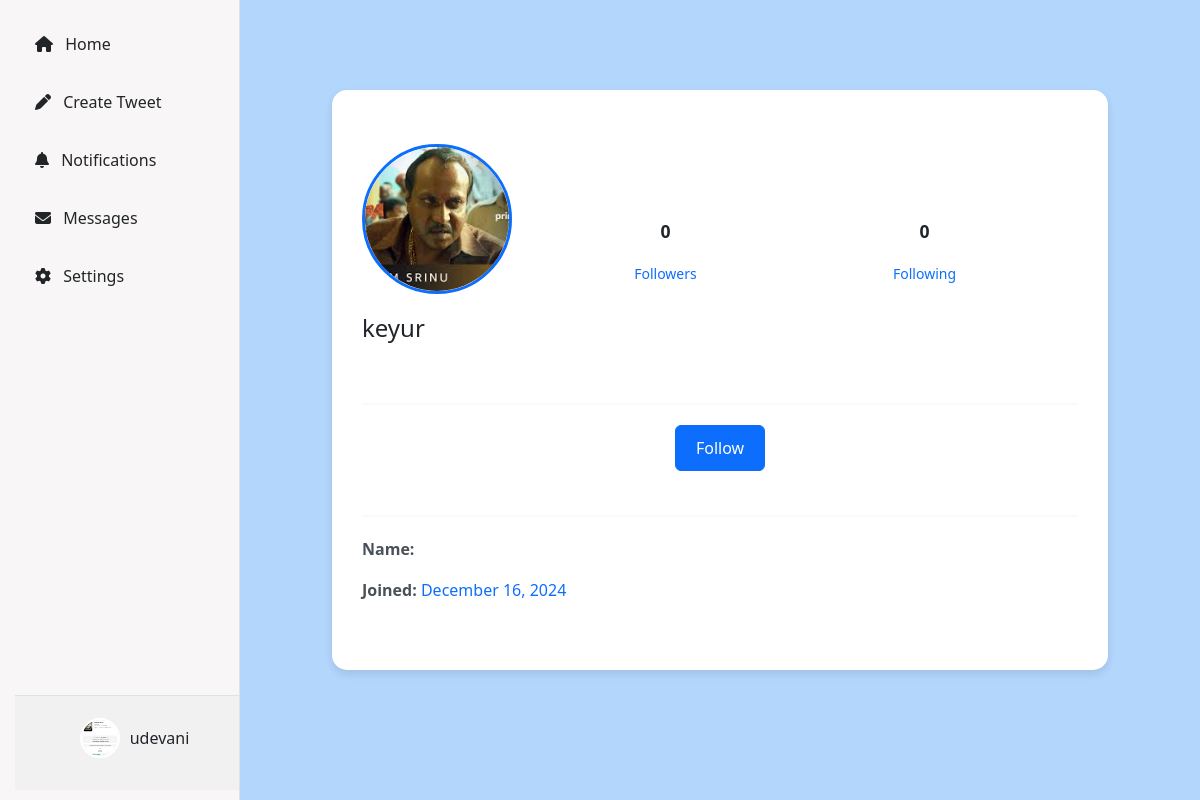
Before: /user/details/2/ (signed in) with the older database file.
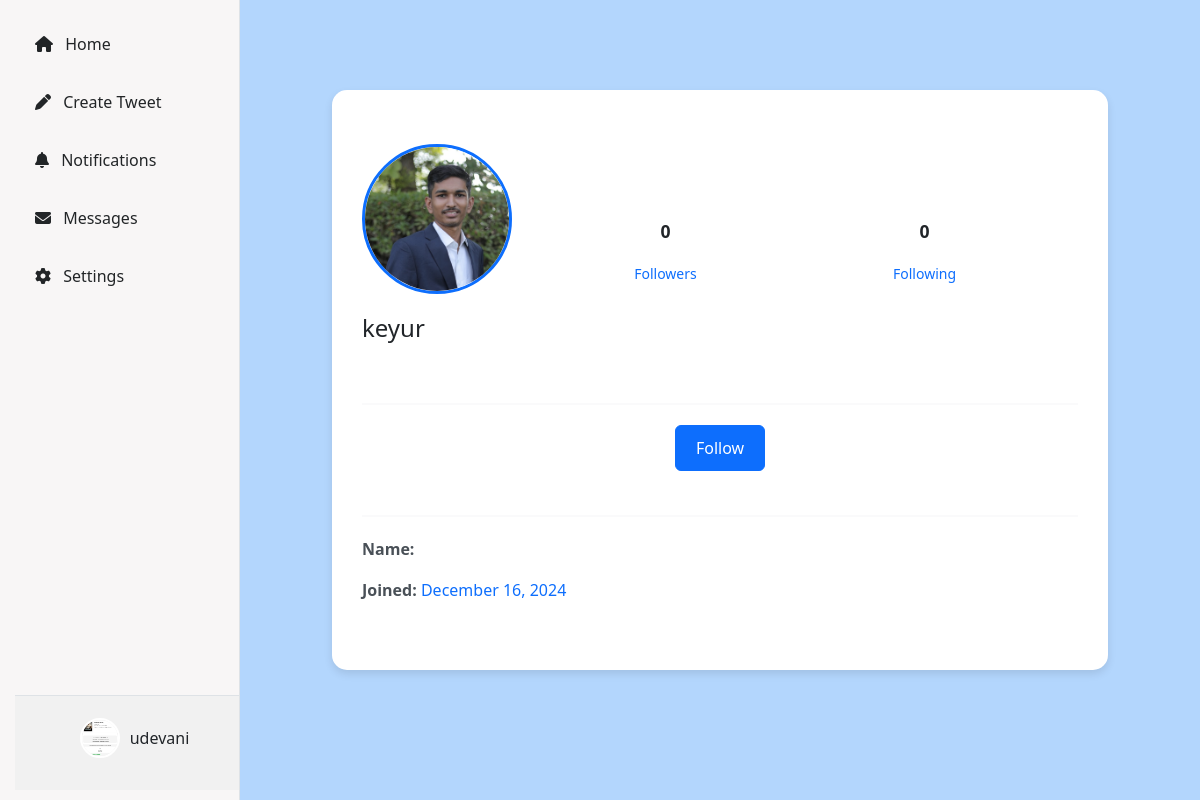
After: the same page with the newer database file.
### tweet/models.py (models this page shows, shortened)
class CustomUser(AbstractUser):
    email = models.EmailField(unique=True)
    phone_number = models.CharField(max_length=100, default='', blank=True)
    user_bio = models.CharField(max_length=150, default='', blank=True)
    user_profile_image = models.ImageField(upload_to="profile/", default='default_profile.png')
    followers = models.ManyToManyField('self', symmetrical=False, related_name="following", blank=True)
    REQUIRED_FIELDS = ['email']
    USERNAME_FIELD = 'username'
    @property
    def followers_count(self):
        return self.followers.count()
    @property
    def following_count(self):
        return self.following.count()

### tweet/views.py (the view)
# urls.py: path('user/details/<int:user_id>/', views.user_details, name='user_details'),
@login_required
def user_details(request, user_id):
    target_user = get_object_or_404(CustomUser, id=user_id)
    if target_user == request.user:
        followers_count = request.user.followers.count()
        following_count = request.user.following.count()
        followers_list = request.user.followers.all()
        following_list = request.user.following.all()
        context = {
            'user': request.user,
            'followers_count': followers_count,
            'following_count': following_count,
            'followers_list': followers_list,
            'following_list': following_list,
        }
        return render(request, 'logged_user_details.html', context)
    else:
        is_following = target_user.followers.filter(id=request.user.id).exists()
        followers_count = target_user.followers.count()
        following_count = target_user.following.count()
        context = {
            'target_user': target_user,
            'is_following': is_following,
            'followers_count': followers_count,
            'following_count': following_count,
        }
        return render(request, 'unlogged_user_details.html', context)

### tweet/templates/unlogged_user_details.html (shortened to what this page needs)
{% extends "layout.html" %}
{% block content %}
<div class="container" style="max-width: 800px; margin: 50px auto;">
    <div class="card" style="border-radius: 15px; background-color: #fff; box-shadow: 0 4px 8px rgba(0, 0, 0, 0.1); border: none; padding: 30px;">
        <div class="d-flex align-items-center justify-content-center flex-column flex-sm-row py-4">
            <div class="text-center text-sm-start">
                <img src="{% if target_user.user_profile_image %}{{ target_user.user_profile_image.url }}{% else %}/static/default_profile.png{% endif %}"
                     alt="Profile Image"
                     class="rounded-circle"
                     style="width: 150px; height: 150px; object-fit: cover; border: 3px solid #0d6efd; margin-bottom: 20px;">
                <h4 class="text-dark font-weight-bold mb-3">{{ target_user.username }}</h4>
            </div>
            <div class="d-flex justify-content-between w-100 mt-3 mt-sm-0 px-4">
                <div class="text-center" style="flex: 1;">
                    <p style="font-size: 1.1rem; color: #212529; font-weight: bold;">{{ target_user.followers_count }}</p>
                    <small style="color: #0d6efd;">Followers</small>
                </div>
                <div class="text-center" style="flex: 1;">
                    <p style="font-size: 1.1rem; color: #212529; font-weight: bold;">{{ target_user.following_count }}</p>
                    <small style="color: #0d6efd;">Following</small>
                </div>
            </div>
        </div>
        <hr style="border: 1px solid #e9ecef; margin: 20px 0;">
        <div class="text-center mb-4">
            <form action="{% url 'follow' target_user.id %}" method="post">
                <button type="submit" class="btn {% if is_following %}btn-danger{% else %}btn-primary{% endif %}" style="padding: 10px 20px; font-size: 1rem;">
                    {% if is_following %}Unfollow{% else %}Follow{% endif %}
                </button>
            </form>
        </div>
        <hr style="border: 1px solid #e9ecef; margin: 20px 0;">
        <div style="font-size: 1rem; color: #495057; line-height: 1.6; margin-bottom: 20px;">
            <p class="mb-3">
                <strong>Name:</strong>
            </p>
            <p class="mb-3">
                <strong>Joined:</strong>
                <span style="color: #0d6efd;">{{ target_user.date_joined|date:"F j, Y" }}</span>
            </p>
        </div>
    </div>
</div>
{% endblock %}

Changed rows visible on the page:
changed CustomUser "keyur": user_profile_image: a different picture
